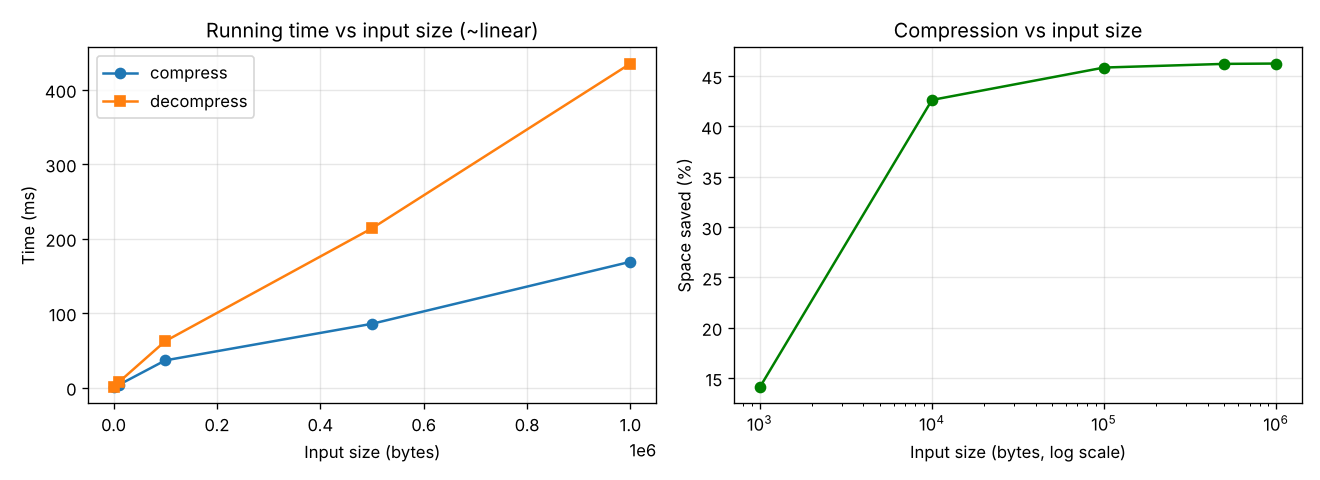

Reproduce this figure in Python.
"""
Benchmark: how do time and compression ratio change with input size?

Run:  python benchmark.py
(If matplotlib is installed it also saves benchmark.png)
"""

import random
import string
import time

import huffman as hf

SIZES = [1_000, 10_000, 100_000, 500_000, 1_000_000]
random.seed(42)

# Skewed letter weights, like real English text (space and 'e' are common).
ALPHABET = string.ascii_lowercase + " "
WEIGHTS = [8, 2, 3, 4, 12, 2, 2, 6, 7, 1, 1, 4, 2, 7, 8, 2, 1, 6, 6, 9, 3, 1, 2, 1, 2, 1, 18]


def make_text(n):
    return "".join(random.choices(ALPHABET, WEIGHTS, k=n)).encode()


def timed(fn, *a):
    t = time.perf_counter()
    result = fn(*a)
    return result, (time.perf_counter() - t) * 1000


def main():
    print(f"{'Size (B)':>10} {'Compressed':>11} {'Saved %':>8} {'Comp ms':>9} {'Decomp ms':>10} {'OK':>4}")
    print("-" * 58)

    results = []
    for n in SIZES:
        data = make_text(n)
        blob, t_c = timed(hf.compress, data)
        restored, t_d = timed(hf.decompress, blob)
        s = hf.compression_stats(len(data), len(blob))
        ok = restored == data
        results.append((n, s["saved_percent"], t_c, t_d))
        print(f"{n:>10,} {len(blob):>11,} {s['saved_percent']:>8.1f} {t_c:>9.1f} {t_d:>10.1f} {'yes' if ok else 'NO':>4}")

    try:
        import matplotlib
        matplotlib.use("Agg")
        import matplotlib.pyplot as plt
    except ImportError:
        print("\n(matplotlib not installed - skipping graph. pip install matplotlib)")
        return

    xs = [r[0] for r in results]
    fig, (a1, a2) = plt.subplots(1, 2, figsize=(11, 4))
    a1.plot(xs, [r[2] for r in results], "o-", label="compress")
    a1.plot(xs, [r[3] for r in results], "s-", label="decompress")
    a1.set_xlabel("Input size (bytes)")
    a1.set_ylabel("Time (ms)")
    a1.set_title("Running time vs input size (~linear)")
    a1.legend()
    a1.grid(alpha=0.3)

    a2.plot(xs, [r[1] for r in results], "o-", color="green")
    a2.set_xscale("log")
    a2.set_xlabel("Input size (bytes, log scale)")
    a2.set_ylabel("Space saved (%)")
    a2.set_title("Compression vs input size")
    a2.grid(alpha=0.3)

    plt.tight_layout()
    plt.savefig("benchmark.png", dpi=120)
    print("\nSaved graph -> benchmark.png")


if __name__ == "__main__":
    main()
